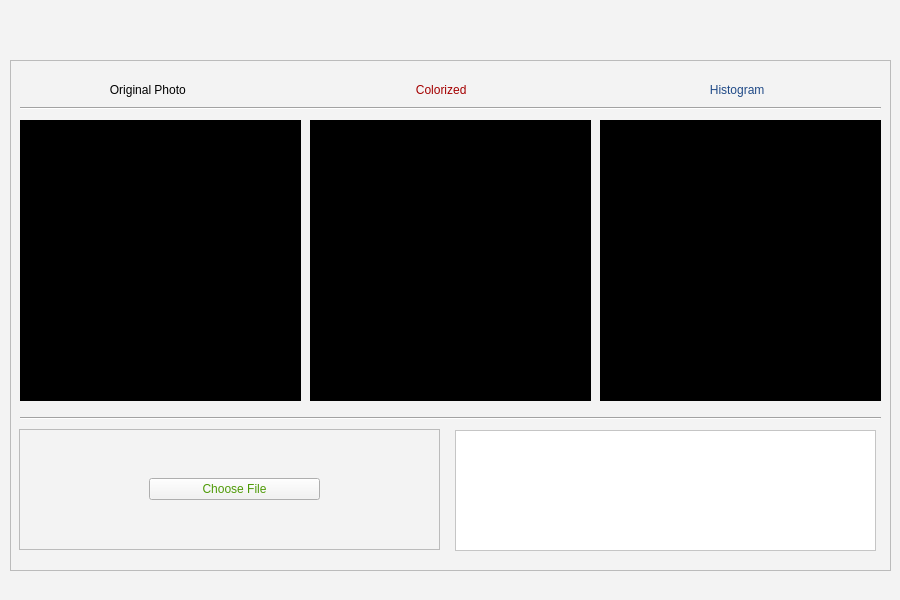
<?xml version="1.0" encoding="UTF-8"?>
<ui version="4.0">
 <class>Form</class>
 <widget class="QWidget" name="Form">
  <property name="geometry">
   <rect>
    <x>0</x>
    <y>0</y>
    <width>900</width>
    <height>600</height>
   </rect>
  </property>
  <property name="windowTitle">
   <string>Form</string>
  </property>
  <property name="styleSheet">
   <string notr="true">background-color: rgb(243, 243, 243);</string>
  </property>
  <widget class="QFrame" name="frame">
   <property name="geometry">
    <rect>
     <x>10</x>
     <y>60</y>
     <width>881</width>
     <height>511</height>
    </rect>
   </property>
   <property name="frameShape">
    <enum>QFrame::StyledPanel</enum>
   </property>
   <property name="frameShadow">
    <enum>QFrame::Raised</enum>
   </property>
   <widget class="QFrame" name="frame_2">
    <property name="geometry">
     <rect>
      <x>10</x>
      <y>60</y>
      <width>281</width>
      <height>281</height>
     </rect>
    </property>
    <property name="frameShape">
     <enum>QFrame::StyledPanel</enum>
    </property>
    <property name="frameShadow">
     <enum>QFrame::Raised</enum>
    </property>
    <widget class="QLabel" name="label">
     <property name="geometry">
      <rect>
       <x>0</x>
       <y>0</y>
       <width>281</width>
       <height>281</height>
      </rect>
     </property>
     <property name="styleSheet">
      <string notr="true">background-color: rgb(0, 0, 0);</string>
     </property>
     <property name="text">
      <string/>
     </property>
    </widget>
   </widget>
   <widget class="QFrame" name="frame_3">
    <property name="geometry">
     <rect>
      <x>300</x>
      <y>60</y>
      <width>281</width>
      <height>281</height>
     </rect>
    </property>
    <property name="frameShape">
     <enum>QFrame::StyledPanel</enum>
    </property>
    <property name="frameShadow">
     <enum>QFrame::Raised</enum>
    </property>
    <widget class="QLabel" name="label_2">
     <property name="geometry">
      <rect>
       <x>0</x>
       <y>0</y>
       <width>281</width>
       <height>281</height>
      </rect>
     </property>
     <property name="styleSheet">
      <string notr="true">background-color: rgb(0, 0, 0);</string>
     </property>
     <property name="text">
      <string/>
     </property>
    </widget>
   </widget>
   <widget class="QFrame" name="frame_4">
    <property name="geometry">
     <rect>
      <x>590</x>
      <y>60</y>
      <width>281</width>
      <height>281</height>
     </rect>
    </property>
    <property name="frameShape">
     <enum>QFrame::StyledPanel</enum>
    </property>
    <property name="frameShadow">
     <enum>QFrame::Raised</enum>
    </property>
    <widget class="QLabel" name="label_3">
     <property name="geometry">
      <rect>
       <x>0</x>
       <y>0</y>
       <width>281</width>
       <height>281</height>
      </rect>
     </property>
     <property name="styleSheet">
      <string notr="true">background-color: rgb(0, 0, 0);</string>
     </property>
     <property name="text">
      <string/>
     </property>
    </widget>
   </widget>
   <widget class="Line" name="line">
    <property name="geometry">
     <rect>
      <x>10</x>
      <y>40</y>
      <width>861</width>
      <height>16</height>
     </rect>
    </property>
    <property name="orientation">
     <enum>Qt::Horizontal</enum>
    </property>
   </widget>
   <widget class="Line" name="line_2">
    <property name="geometry">
     <rect>
      <x>10</x>
      <y>350</y>
      <width>861</width>
      <height>16</height>
     </rect>
    </property>
    <property name="orientation">
     <enum>Qt::Horizontal</enum>
    </property>
   </widget>
   <widget class="QFrame" name="frame_6">
    <property name="geometry">
     <rect>
      <x>9</x>
      <y>369</y>
      <width>421</width>
      <height>121</height>
     </rect>
    </property>
    <property name="frameShape">
     <enum>QFrame::StyledPanel</enum>
    </property>
    <property name="frameShadow">
     <enum>QFrame::Raised</enum>
    </property>
    <widget class="QWidget" name="horizontalLayoutWidget">
     <property name="geometry">
      <rect>
       <x>130</x>
       <y>20</y>
       <width>171</width>
       <height>80</height>
      </rect>
     </property>
     <layout class="QHBoxLayout" name="horizontalLayout_2">
      <item>
       <widget class="QPushButton" name="pushButton_2">
        <property name="styleSheet">
         <string notr="true">color: rgb(78, 154, 6);
</string>
        </property>
        <property name="text">
         <string>Choose File</string>
        </property>
       </widget>
      </item>
     </layout>
    </widget>
   </widget>
   <widget class="QLabel" name="label_4">
    <property name="geometry">
     <rect>
      <x>10</x>
      <y>20</y>
      <width>281</width>
      <height>20</height>
     </rect>
    </property>
    <property name="text">
     <string>                           Original Photo</string>
    </property>
   </widget>
   <widget class="QLabel" name="label_5">
    <property name="geometry">
     <rect>
      <x>306</x>
      <y>20</y>
      <width>271</width>
      <height>20</height>
     </rect>
    </property>
    <property name="styleSheet">
     <string notr="true">color: rgb(164, 0, 0);</string>
    </property>
    <property name="text">
     <string>                              Colorized</string>
    </property>
   </widget>
   <widget class="QLabel" name="label_6">
    <property name="geometry">
     <rect>
      <x>600</x>
      <y>20</y>
      <width>271</width>
      <height>20</height>
     </rect>
    </property>
    <property name="styleSheet">
     <string notr="true">color: rgb(32, 74, 135);</string>
    </property>
    <property name="text">
     <string>                              Histogram</string>
    </property>
   </widget>
   <widget class="QListWidget" name="listWidget">
    <property name="geometry">
     <rect>
      <x>445</x>
      <y>370</y>
      <width>421</width>
      <height>121</height>
     </rect>
    </property>
    <property name="styleSheet">
     <string notr="true">color: rgb(0, 0, 0);
background-color: rgb(255, 255, 255);</string>
    </property>
   </widget>
  </widget>
 </widget>
 <resources/>
 <connections/>
</ui>
